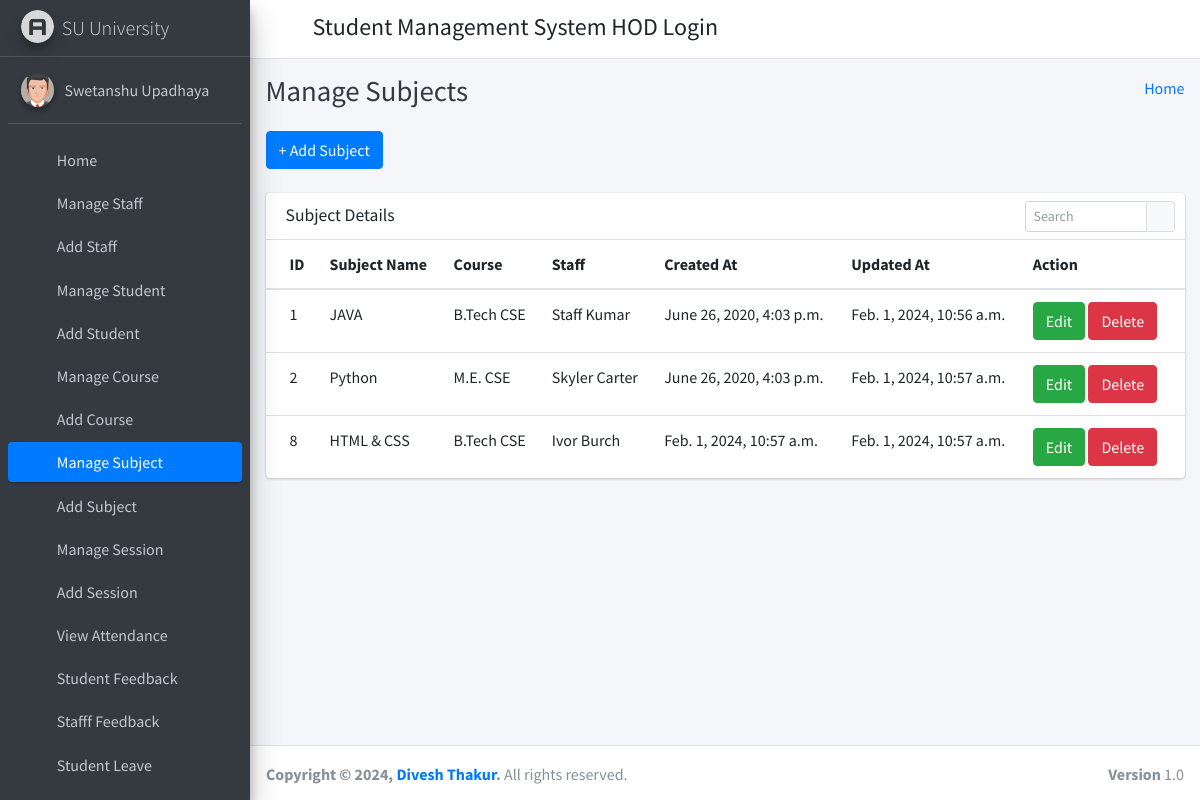
Screenshot of /manage_subject/ (signed in) with the database file from the repository.
### student_management_app/models.py (models this page shows)
class CustomUser(AbstractUser):
    user_type_data = ((1, "HOD"), (2, "Staff"), (3, "Student"))
    user_type = models.CharField(default=1, choices=user_type_data, max_length=10)

class Subjects(models.Model):
    id =models.AutoField(primary_key=True)
    subject_name = models.CharField(max_length=255)
    course_id = models.ForeignKey(Courses, on_delete=models.CASCADE, default=1) #need to give defauult course
    staff_id = models.ForeignKey(CustomUser, on_delete=models.CASCADE)
    created_at = models.DateTimeField(auto_now_add=True)
    updated_at = models.DateTimeField(auto_now=True)
    objects = models.Manager()

class Courses(models.Model):
    id = models.AutoField(primary_key=True)
    course_name = models.CharField(max_length=255)
    created_at = models.DateTimeField(auto_now_add=True)
    updated_at = models.DateTimeField(auto_now=True)
    objects = models.Manager()

### student_management_app/HodViews.py (the view)
# urls.py: path('manage_subject/', HodViews.manage_subject, name="manage_subject"),
def manage_subject(request):
    subjects = Subjects.objects.all()
    context = {
        "subjects": subjects
    }
    return render(request, 'hod_template/manage_subject_template.html', context)

### student_management_app/LoginCheckMiddleWare.py (called while the page is built, shortened)
    def process_view(self, request, view_func, view_args, view_kwargs):
        modulename = view_func.__module__
        user = request.user
        if user.is_authenticated:
            if user.user_type == "1":
                if modulename == "student_management_app.HodViews":
                    pass
                elif modulename == "student_management_app.views" or modulename == "django.views.static":
                    pass
                else:
                    return redirect("admin_home")
            else:
                return redirect("login")
        else:
            if request.path == reverse("login") or request.path == reverse("doLogin"):
                pass
            else:
                return redirect("login")

### student_management_app/templates/hod_template/manage_subject_template.html (shortened to what this page needs)
{% extends 'hod_template/base_template.html' %}
{% block page_title %}
    Manage Subjects
{% endblock page_title %}
{% block main_content %}
{% load static %}
<section class="content">
        <div class="container-fluid">
            <a class="btn btn-primary" href="{% url 'add_subject' %}" role="button">+ Add Subject</a> <br/>&nbsp;
            <div class="row">
                <div class="col-md-12">
                    <div class="card">
                        <div class="card-header">
                            <h3 class="card-title">Subject Details</h3>
                            <div class="card-tools">
                            <div class="input-group input-group-sm" style="width: 150px;">
                                <input type="text" name="table_search" class="form-control float-right" placeholder="Search">
                                <div class="input-group-append">
                                <button type="submit" class="btn btn-default"><i class="fas fa-search"></i></button>
                                </div>
                            </div>
                            </div>
                        </div>
                        <div class="card-body table-responsive p-0">
                            <table class="table table-hover text-nowrap">
                            <thead>
                                <tr>
                                <th>ID</th>
                                <th>Subject Name</th>
                                <th>Course</th>
                                <th>Staff</th>
                                <th>Created At</th>
                                <th>Updated At</th>
                                <th>Action</th>
                                </tr>
                            </thead>
                            <tbody>
                                {% for subject in subjects %}
                                <tr>
                                <td>{{ subject.id }}</td>
                                <td>{{ subject.subject_name }}</td>
                                <td>{{ subject.course_id.course_name }}</td>
                                <td>{{ subject.staff_id.first_name }} {{ subject.staff_id.last_name }}</td>
                                <td>{{ subject.created_at }}</td>
                                <td>{{ subject.updated_at }}</td>
                                <td>
                                    <a href="{% url 'edit_subject' subject.id %}" class="btn btn-success">Edit</a>
                                    <a href="{% url 'delete_subject' subject.id %}" class="btn btn-danger">Delete</a>
                                </td>
                                </tr>
                                {% endfor %}
                            </tbody>
                            </table>
                        </div>
                        </div>
                </div>
            </div>
        </div>
      </section>
  {% endblock main_content %}

### student_management_app/templates/hod_template/base_template.html (shortened to what this page needs)
{% load static %}
<!DOCTYPE html>
<html>
<head>
  <link rel="stylesheet" href="{% static "fontawesome-free/css/all.min.css" %}">
  <link rel="stylesheet" href="https://code.ionicframework.com/ionicons/2.0.1/css/ionicons.min.css">
  <link rel="stylesheet" href="{% static 'tempusdominus-bootstrap-4/css/tempusdominus-bootstrap-4.min.css' %}">
  <link rel="stylesheet" href="{% static "icheck-bootstrap/icheck-bootstrap.min.css" %}">
  <link rel="stylesheet" href="{% static "jqvmap/jqvmap.min.css" %}">
  <link rel="stylesheet" href="{% static 'dist/css/adminlte.min.css'  %}">
  <link rel="stylesheet" href="{% static "overlayScrollbars/css/OverlayScrollbars.min.css" %}">
  <link rel="stylesheet" href="{% static "daterangepicker/daterangepicker.css" %}">
  <link rel="stylesheet" href="{% static "summernote/summernote-bs4.css" %}">
</head>
<body class="hold-transition sidebar-mini layout-fixed">
  <div class="wrapper">
    <nav class="main-header navbar navbar-expand navbar-white navbar-light">
      <ul class="navbar-nav">
        <li class="nav-item">
          <a class="nav-link" data-widget="pushmenu" href="#" role="button"><i class="fas fa-bars"></i></a>
        </li>
      </ul>
      <h4 style="margin-left: 10px; margin-top: 5px;">Student Management System HOD Login</h4>
      <ul class="navbar-nav ml-auto">
      <li class="nav-item dropdown">
        <a class="nav-link" data-toggle="dropdown" href="#" aria-expanded="false">
          <i class="fas fa-cog"></i>
        </a>
      </li>
    </ul>
    </nav>
    {% include 'hod_template/sidebar_template.html' with user=user id=id %}
    <div class="content-wrapper">
      <div class="content-header">
        <div class="container-fluid">
          <div class="row mb-2">
            <div class="col-sm-6">
              <h1 class="m-0 text-dark">
                {% block page_title %}
                {% endblock page_title %}
              </h1>
            </div>
            <div class="col-sm-6">
              <ol class="breadcrumb float-sm-right">
                <li class="breadcrumb-item"><a href="{% url 'admin_home' %}">Home</a></li>
              </ol>
            </div>
          </div>
        </div>
      </div>
      {% block main_content %}
      {% endblock main_content %}
    </div>
    {% include 'hod_template/footer.html' %}
  </div>
</body>
</html>

### student_management_app/templates/hod_template/sidebar_template.html (shortened to what this page needs)
{% load static %}
<aside class="main-sidebar sidebar-dark-primary elevation-4">
      <a href="{% url 'admin_home' %}" class="brand-link">
        <img src="{% static 'dist/img/AdminLTELogo.png' %}" alt="AdminLTE Logo" class="brand-image img-circle elevation-3"
            style="opacity: .8">
        <span class="brand-text font-weight-light">SU University</span>
      </a>
      <div class="sidebar">
        <div class="user-panel mt-3 pb-3 mb-3 d-flex">
          <div class="image">
            <img src="{% static 'dist/img/user2-160x160.jpg' %}" class="img-circle elevation-2" alt="User Image">
          </div>
          <div class="info">
            <a href="{% url 'admin_profile' %}" class="d-block">{{ user.first_name }} {{ user.last_name }}</a>
          </div>
        </div>
        <nav class="mt-2">
          <ul class="nav nav-pills nav-sidebar flex-column" data-widget="treeview" role="menu" data-accordion="false">
            <li class="nav-item">
              {% url 'admin_home' as admin_home %}
              <a href="{{ admin_home }}" class="nav-link {% if request.path == admin_home %} active {% endif %}">
                <i class="nav-icon fas fa-tachometer-alt"></i>
                <p>
                  Home
                </p>
              </a>
            </li>
            <li class="nav-item">
              {% url 'manage_staff' as manage_staff %}
              {% url 'edit_staff' staff_id=id as edit_staff %}
              <a href="{{ manage_staff }}" class="nav-link {% if request.path == manage_staff %} active {% endif %} {% if request.path == edit_staff %} active {% endif %}">
                <i class="nav-icon fas fa-chalkboard-teacher"></i>
                <p>
                  Manage Staff
                </p>
              </a>
            </li>
            <li class="nav-item">
              {% url 'add_staff' as add_staff %}
              <a href="{{ add_staff }}" class="nav-link {% if request.path == add_staff %} active {% endif %}">
                <i class="nav-icon fas fa-th"></i>
                <p>
                  Add Staff
                </p>
              </a>
            </li>
            <li class="nav-item">
              {% url 'manage_student' as manage_student %}
              {% url 'edit_student' student_id=id as edit_student %}
              <a href="{{ manage_student }}" class="nav-link {% if request.path == manage_student %} active {% endif %} {% if request.path == edit_student %} active {% endif %}">
                <i class="nav-icon fas fa-user-graduate"></i>
                <p>
                  Manage Student
                </p>
              </a>
            </li>
            <li class="nav-item">
              {% url 'add_student' as add_student %}
              <a href="{{ add_student }}" class="nav-link {% if request.path == add_student %} active {% endif %}">
                <i class="nav-icon fas fa-th"></i>
                <p>
                  Add Student
                </p>
              </a>
            </li>
            <li class="nav-item">
              {% url 'manage_course' as manage_course %}
              {% url 'edit_course' course_id=id as edit_course %}
              <a href="{{ manage_course }}" class="nav-link {% if request.path == manage_course %} active {% endif %} {% if request.path == edit_course %} active {% endif %}">
                <i class="nav-icon fas fa-chalkboard"></i>
                <p>
                  Manage Course
                </p>
              </a>
            </li>
            <li class="nav-item">
            {% url 'add_course' as add_course %}
              <a href="{{ add_course }}" class="nav-link {% if request.path == add_course %} active {% endif %}">
                <i class="nav-icon fas fa-th"></i>
                <p>
                  Add Course
                </p>
              </a>
            </li>
            <li class="nav-item">
              {% url 'manage_subject' as manage_subject %}
              {% url 'edit_subject' subject_id=id as edit_subject %}
              <a href="{{ manage_subject }}" class="nav-link {% if request.path == manage_subject %} active {% endif %} {% if request.path == edit_subject %} active {% endif %}">
                <i class="nav-icon fas fa-book"></i>
                <p>
                  Manage Subject
                </p>
              </a>
            </li>
            <li class="nav-item">
              {% url 'add_subject' as add_subject %}
              <a href="{{ add_subject }}" class="nav-link {% if request.path == add_subject %} active {% endif %}">
                <i class="nav-icon fas fa-th"></i>
                <p>
                  Add Subject
                </p>
              </a>
            </li>
            <li class="nav-item">
              {% url 'manage_session' as manage_session %}
              {% url 'edit_session' session_id=id as edit_session %}
              <a href="{{ manage_session }}" class="nav-link {% if request.path == manage_session %} active {% endif %} {% if request.path == edit_session %} active {% endif %}">
                <i class="nav-icon fas fa-graduation-cap"></i>
                <p>
                  Manage Session
                </p>
              </a>
            </li>
            <li class="nav-item">
              {% url 'add_session' as add_session %}
              <a href="{{ add_session }}" class="nav-link {% if request.path == add_session %} active {% endif %}">
                <i class="nav-icon fas fa-th"></i>
                <p>
                  Add Session
                </p>
              </a>
            </li>
            <li class="nav-item">
              {% url 'admin_view_attendance' as admin_view_attendance %}
              <a href="{{ admin_view_attendance }}" class="nav-link {% if request.path == admin_view_attendance %} active {% endif %}">
                <i class="nav-icon fas fa-calendar-alt"></i>
                <p>
                  View Attendance
                </p>
              </a>
            </li>
            <li class="nav-item">
              {% url 'student_feedback_message' as student_feedback_message %}
              <a href="{{ student_feedback_message }}" class="nav-link {% if request.path == student_feedback_message %} active {% endif %}">
                <i class="nav-icon fas fa-th"></i>
                <p>
                  Student Feedback
                </p>
              </a>
            </li>
            <li class="nav-item">
              {% url 'staff_feedback_message' as staff_feedback_message %}
              <a href="{{ staff_feedback_message }}" class="nav-link {% if request.path == staff_feedback_message %} active {% endif %}">
                <i class="nav-icon fas fa-th"></i>
                <p>
                  Stafff Feedback
                </p>
              </a>
            </li>
            <li class="nav-item">
              {% url 'student_leave_view' as student_leave_view %}
              <a href="{{ student_leave_view }}" class="nav-link {% if request.path == student_leave_view %} active {% endif %}">
                <i class="nav-icon fas fa-th"></i>
                <p>
                  Student Leave
                </p>
              </a>
            </li>
            <li class="nav-item">
              {% url 'staff_leave_view' as staff_leave_view %}
              <a href="{{ staff_leave_view }}" class="nav-link {% if request.path == staff_leave_view %} active {% endif %}">
                <p>
                </p>
              </a>
            </li>
          </ul>
        </nav>
      </div>
    </aside>

### student_management_app/templates/hod_template/footer.html
<footer class="main-footer">
      <strong>Copyright &copy; {% now "Y" %}, <a href="https://github.com/Divesh1317">Divesh Thakur</a>.</strong>
      All rights reserved.
      <div class="float-right d-none d-sm-inline-block">
        <b>Version</b> 1.0
      </div>
    </footer>

### rows the page displays
CustomUser: first_name "Swetanshu", last_name "Upadhaya"
Subjects: id "1", subject_name "JAVA", course_id.course_name "B.Tech CSE", staff_id.first_name "Staff", staff_id.last_name "Kumar", created_at "June 26, 2020, 4:03 p.m.", updated_at "Feb. 1, 2024, 10:56 a.m."
Subjects: id "2", subject_name "Python", course_id.course_name "M.E. CSE", staff_id.first_name "Skyler", staff_id.last_name "Carter", created_at "June 26, 2020, 4:03 p.m.", updated_at "Feb. 1, 2024, 10:57 a.m."
Subjects: id "8", subject_name "HTML & CSS", course_id.course_name "B.Tech CSE", staff_id.first_name "Ivor", staff_id.last_name "Burch", created_at "Feb. 1, 2024, 10:57 a.m.", updated_at "Feb. 1, 2024, 10:57 a.m."
